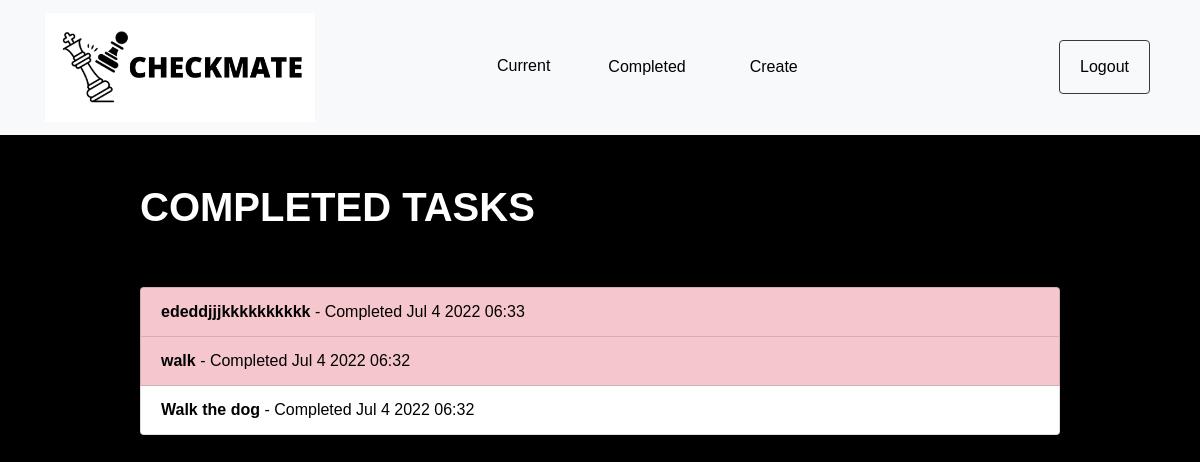
The page /completed/ (signed in) on the database its author committed.
### todo/models.py (models this page shows, shortened)
class Todo(models.Model):
    title = models.CharField(max_length=200)
    memo = models.TextField(blank=True)
    created = models.DateTimeField(auto_now_add=True)
    datecompleted  = models.DateTimeField(null=True, blank=True)
    important = models.BooleanField(default=False)
    user = models.ForeignKey(User, on_delete=models.CASCADE)

### todo/views.py (the view)
# urls.py: path('completed/', views.completedtodos, name='completedtodos'),
@login_required
def completedtodos(request):
    todos = Todo.objects.filter(user=request.user, datecompleted__isnull=False).order_by('-datecompleted')
    return render(request, 'todo/completedtodos.html', {'todos':todos})

### todo/templates/todo/completedtodos.html
{% extends "todo/base.html" %}
{% block content %}
    <div class="row justify-content-center mt-5">
        <div class="col-md-10">
            <h1 class="heading">COMPLETED TASKS</h1>
        </div>
    </div>
    <div class="row justify-content-center mt-5">
        <div class="col-md-10">
            <div class="list-group">
                {% for todo in todos %}
                    <a href="{% url 'viewtodo' todo.id %}" class="list-group-item list-group-item-action{% if todo.important %} list-group-item-danger{% endif %}"><b>{{ todo.title }}</b> - Completed {{ todo.datecompleted|date:'M j Y H:i' }}</a>
                {% endfor %}
            </div>
        </div>
    </div>
{% endblock %}

### todo/static/todo/style.css (style rules this page uses)
body { font-family: Arial, Helvetica, sans-serif; background-color: black; color: white; font-weight: 700; }
.heading { text-transform: uppercase; font-weight: 700; }
.list-group-item { font-weight: 400; color: black; }

### rows shown on the page
Todo: title "ededdjjjkkkkkkkkkk", datecompleted "Jul 4 2022 06:33"
Todo: title "walk", datecompleted "Jul 4 2022 06:32"
Todo: title "Walk the dog", datecompleted "Jul 4 2022 06:32"
